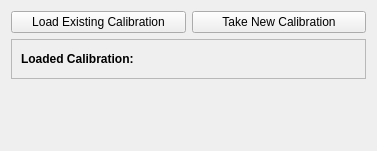
<?xml version="1.0" encoding="UTF-8"?>
<ui version="4.0">
 <class>Form</class>
 <widget class="QWidget" name="Form">
  <property name="geometry">
   <rect>
    <x>0</x>
    <y>0</y>
    <width>377</width>
    <height>151</height>
   </rect>
  </property>
  <property name="windowTitle">
   <string>Form</string>
  </property>
  <layout class="QGridLayout" name="gridLayout">
   <item row="3" column="0" colspan="2">
    <widget class="QWidget" name="widget" native="true"/>
   </item>
   <item row="1" column="0" colspan="2">
    <widget class="QFrame" name="frame_3">
     <property name="sizePolicy">
      <sizepolicy hsizetype="Minimum" vsizetype="Minimum">
       <horstretch>0</horstretch>
       <verstretch>0</verstretch>
      </sizepolicy>
     </property>
     <property name="frameShape">
      <enum>QFrame::StyledPanel</enum>
     </property>
     <property name="frameShadow">
      <enum>QFrame::Raised</enum>
     </property>
     <layout class="QHBoxLayout" name="horizontalLayout_3">
      <item>
       <widget class="QLabel" name="label_2">
        <property name="sizePolicy">
         <sizepolicy hsizetype="Minimum" vsizetype="Minimum">
          <horstretch>0</horstretch>
          <verstretch>0</verstretch>
         </sizepolicy>
        </property>
        <property name="font">
         <font>
          <weight>75</weight>
          <bold>true</bold>
         </font>
        </property>
        <property name="text">
         <string>Loaded Calibration:</string>
        </property>
        <property name="wordWrap">
         <bool>true</bool>
        </property>
       </widget>
      </item>
      <item>
       <widget class="QLabel" name="label_3">
        <property name="text">
         <string/>
        </property>
        <property name="wordWrap">
         <bool>true</bool>
        </property>
       </widget>
      </item>
      <item>
       <spacer name="horizontalSpacer_2">
        <property name="orientation">
         <enum>Qt::Horizontal</enum>
        </property>
        <property name="sizeHint" stdset="0">
         <size>
          <width>40</width>
          <height>20</height>
         </size>
        </property>
       </spacer>
      </item>
     </layout>
    </widget>
   </item>
   <item row="0" column="0">
    <widget class="QPushButton" name="pushButton">
     <property name="text">
      <string>Load Existing Calibration</string>
     </property>
    </widget>
   </item>
   <item row="0" column="1">
    <widget class="QPushButton" name="pushButton_3">
     <property name="text">
      <string>Take New Calibration</string>
     </property>
    </widget>
   </item>
   <item row="4" column="0" colspan="2">
    <spacer name="verticalSpacer">
     <property name="orientation">
      <enum>Qt::Vertical</enum>
     </property>
     <property name="sizeHint" stdset="0">
      <size>
       <width>20</width>
       <height>40</height>
      </size>
     </property>
    </spacer>
   </item>
  </layout>
 </widget>
 <resources/>
 <connections/>
</ui>
